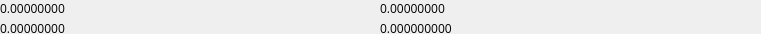
  <widget class="QWidget" name="widget" native="true">
   <property name="geometry">
    <rect>
     <x>10</x>
     <y>0</y>
     <width>761</width>
     <height>34</height>
    </rect>
   </property>
   <widget class="QLabel" name="Bid">
    <property name="geometry">
     <rect>
      <x>0</x>
      <y>0</y>
      <width>240</width>
      <height>16</height>
     </rect>
    </property>
    <property name="minimumSize">
     <size>
      <width>140</width>
      <height>0</height>
     </size>
    </property>
    <property name="font">
     <font>
      <family>Open Sans</family>
     </font>
    </property>
    <property name="text">
     <string>0.00000000</string>
    </property>
   </widget>
   <widget class="QLabel" name="Ask">
    <property name="geometry">
     <rect>
      <x>0</x>
      <y>20</y>
      <width>240</width>
      <height>16</height>
     </rect>
    </property>
    <property name="minimumSize">
     <size>
      <width>160</width>
      <height>0</height>
     </size>
    </property>
    <property name="font">
     <font>
      <family>Open Sans</family>
     </font>
    </property>
    <property name="text">
     <string>0.00000000</string>
    </property>
   </widget>
   <widget class="QLabel" name="volumet">
    <property name="geometry">
     <rect>
      <x>380</x>
      <y>20</y>
      <width>240</width>
      <height>16</height>
     </rect>
    </property>
    <property name="minimumSize">
     <size>
      <width>201</width>
      <height>0</height>
     </size>
    </property>
    <property name="font">
     <font>
      <family>Open Sans</family>
     </font>
    </property>
    <property name="text">
     <string>0.000000000</string>
    </property>
   </widget>
   <widget class="QLabel" name="volumebtc">
    <property name="geometry">
     <rect>
      <x>380</x>
      <y>0</y>
      <width>240</width>
      <height>16</height>
     </rect>
    </property>
    <property name="minimumSize">
     <size>
      <width>160</width>
      <height>0</height>
     </size>
    </property>
    <property name="font">
     <font>
      <family>Open Sans</family>
     </font>
    </property>
    <property name="text">
     <string>0.00000000</string>
    </property>
   </widget>
  </widget>
